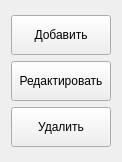
                    <widget class="QWidget" name="scrollAreaWidgetContents_2">
                     <property name="geometry">
                      <rect>
                       <x>0</x>
                       <y>0</y>
                       <width>122</width>
                       <height>162</height>
                      </rect>
                     </property>
                     <layout class="QVBoxLayout" name="verticalLayout_13">
                      <item>
                       <spacer name="verticalSpacer_13">
                        <property name="orientation">
                         <enum>Qt::Vertical</enum>
                        </property>
                        <property name="sizeHint" stdset="0">
                         <size>
                          <width>20</width>
                          <height>44</height>
                         </size>
                        </property>
                       </spacer>
                      </item>
                      <item>
                       <widget class="QPushButton" name="pushButton_addCheckpoint">
                        <property name="minimumSize">
                         <size>
                          <width>0</width>
                          <height>40</height>
                         </size>
                        </property>
                        <property name="text">
                         <string>Добавить</string>
                        </property>
                       </widget>
                      </item>
                      <item>
                       <widget class="QPushButton" name="pushButton_editCheckpoint">
                        <property name="minimumSize">
                         <size>
                          <width>0</width>
                          <height>40</height>
                         </size>
                        </property>
                        <property name="text">
                         <string>Редактировать</string>
                        </property>
                       </widget>
                      </item>
                      <item>
                       <widget class="QPushButton" name="pushButton_removeCheckpoint">
                        <property name="minimumSize">
                         <size>
                          <width>0</width>
                          <height>40</height>
                         </size>
                        </property>
                        <property name="text">
                         <string>Удалить</string>
                        </property>
                       </widget>
                      </item>
                      <item>
                       <spacer name="verticalSpacer_12">
                        <property name="orientation">
                         <enum>Qt::Vertical</enum>
                        </property>
                        <property name="sizeHint" stdset="0">
                         <size>
                          <width>20</width>
                          <height>43</height>
                         </size>
                        </property>
                       </spacer>
                      </item>
                     </layout>
                    </widget>
